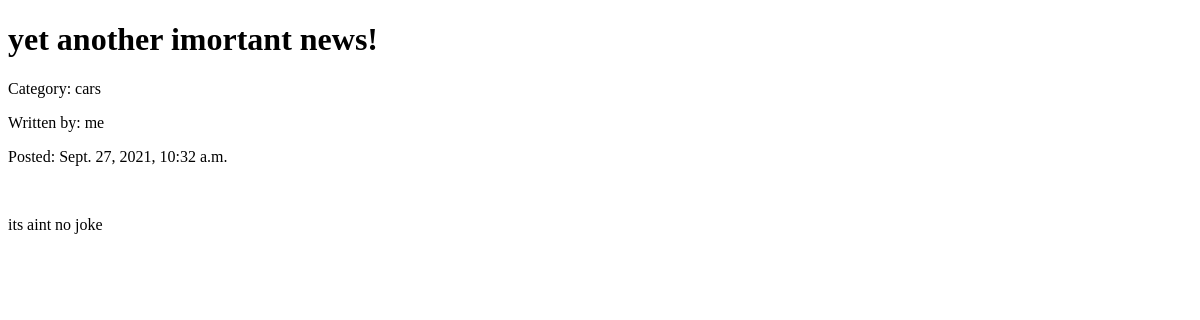
The page /blog/articles/2 on the database as committed earlier.
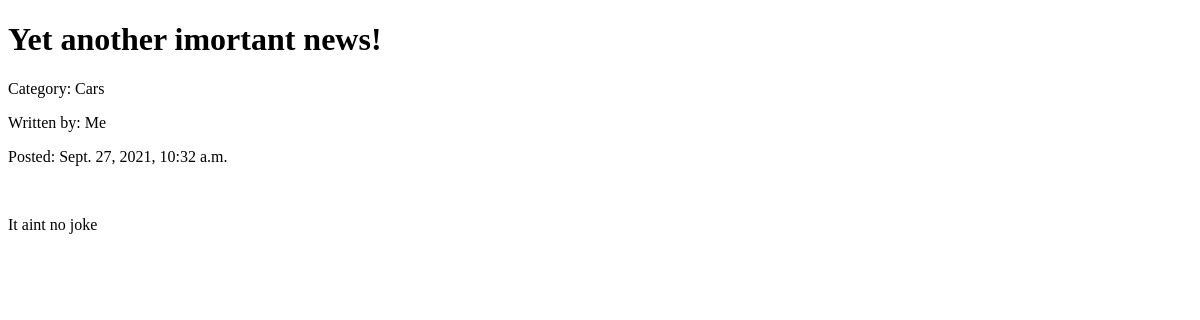
The same page on the database as committed later.
### blog/models.py (models this page shows, shortened)
class ArticleModel(models.Model):
    title = models.CharField(max_length=100)
    category = models.CharField(max_length=100)
    author = models.CharField(max_length=100)
    content = models.TextField()
    created_at = models.DateTimeField()

### blog/views.py (the view)
# urls.py: path('articles/<int:id>', ArticleDetailed.as_view())
class ArticleDetailed(View):
    def get(self, request, id):
        try:
            article = ArticleModel.objects.get(id=id)
            return render(request, 'article_detailed.html', {'article': article})
        except ArticleModel.DoesNotExist:
            return HttpResponseNotFound()

### blog/templates/article_detailed.html (shortened to what this page needs)
<!DOCTYPE html>
<html lang='en'>
<head>
</head>
<body>
    <h1>{{ article.title }}</h1>
    <p>Category: {{ article.category }}</p>
    <p>Written by: {{ article.author }}</p>
    <p>Posted: {{ article.created_at }}</p><br>
    <p>{{ article.content }}</p>
</body>
</html>

Rows that differ between the two databases and show on the page:
changed ArticleModel: title "yet another imortant news!" → "Yet another imortant news!"; category "cars" → "Cars"; author "me" → "Me"; content "its aint no joke" → "It aint no joke"
